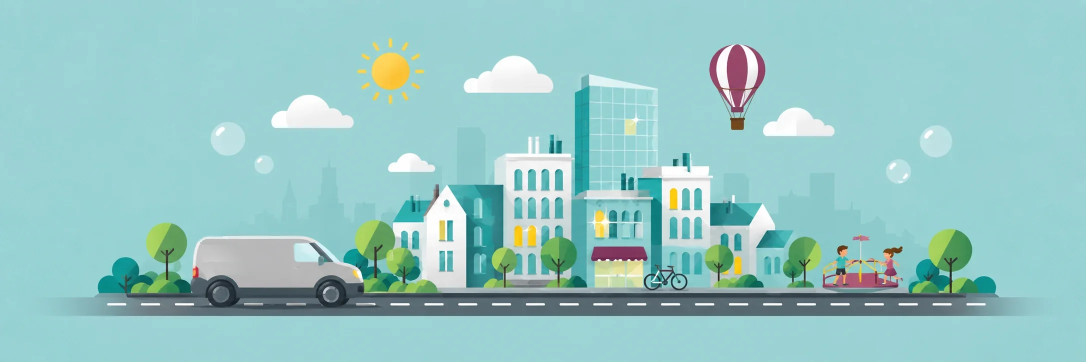
#> input picture bilder/hero-scene.webp, 2172 x 724 px, found by its file name (shown at 1/2 size)
$ python hode-oslo.py
#> lines starting #> are read from the running program, lines starting #| are printed output that depends on the picture; after the words box and inside, x2 and y2 are one past the last pixel; in counts of white or black regions, pixels touching at a corner belong together
#!/usr/bin/env python3
"""Lager bilder/hode-oslo.{webp,jpg}: utsnitt av Oslo-scenen til sidehodene, med byhus under ballongen og Rådhuset bak.

Ricky 2026-10-14, etter at Stavanger-sidehodet (hode-stavanger.py) ble godkjent: samme grep for Oslo, så man ser hvilken by
man er i også på undersidene. Husene er de hvite og turkise byhusene rett under ballongen i scenen, løftet HUS_LOFT px;
bak står Rådhuset (to firkantede tårn og en lav fløy) som silhuett, tegnet i samme dempede farge som Stavangers.
Oslos svake bakgrunnsskyline flates ut til himmelen først, så den ikke blander seg med Rådhuset.

Kjør fra repo-roten: python3 verktoy/hode-oslo.py"""
from PIL import Image, ImageDraw
import numpy as np
from scipy.ndimage import binary_closing, binary_opening, binary_fill_holes, gaussian_filter

def farge_til_alfa(rgb, bakgrunn):
    """GIMPs «farge til alfa»: hver piksel p skrives som F over bakgrunnen B med minst mulig dekning, p = a·F + (1 − a)·B. Himmelen
    blir gjennomsiktig og motivene beholder fargen sin, så sidehodets egen bakgrunn (som er en gradient og ikke flat himmelfarge)
    skinner gjennom. En flat himmel i bildet ga et synlig rektangel med annen form enn bandet rundt (Ricky 2026-10-14)."""
    p = np.clip(rgb, 0, 255)
    opp = np.where(p > bakgrunn, (p - bakgrunn) / np.maximum(255 - bakgrunn, 1), 0)
    ned = np.where(p < bakgrunn, (bakgrunn - p) / np.maximum(bakgrunn, 1), 0)
    alfa = np.maximum(opp, ned).max(axis=2)
    alfa = np.clip((alfa - 0.045) / (1 - 0.045), 0, 1)       # bildestøy i himmelen (under ca. 4,5 %) skal ikke bli et synlig slør
    trygg = np.maximum(alfa, 1e-6)[..., None]
    f = bakgrunn + (p - bakgrunn) / trygg
    f = np.where(alfa[..., None] > 1e-6, f, bakgrunn)
    return np.dstack([np.clip(f, 0, 255), alfa * 255]).round().astype('uint8')


KILDE = 'bilder/hero-scene.webp'
RUTE = (1110, 40, 2150, 440)           # x0, y0, x1, y1 i scenen (2172 × 724)
HIMMEL = np.array([0x9A, 0xD2, 0xD5], float)
DELTA = np.array([9.5, 6.0, 7.0])      # hvor mye mørkere scenens silhuetter er per styrkeenhet (målt i Stavanger-scenen)

scene = np.asarray(Image.open(KILDE).convert('RGB')).astype(float)
a = scene[RUTE[1]:RUTE[3], RUTE[0]:RUTE[2]].copy()
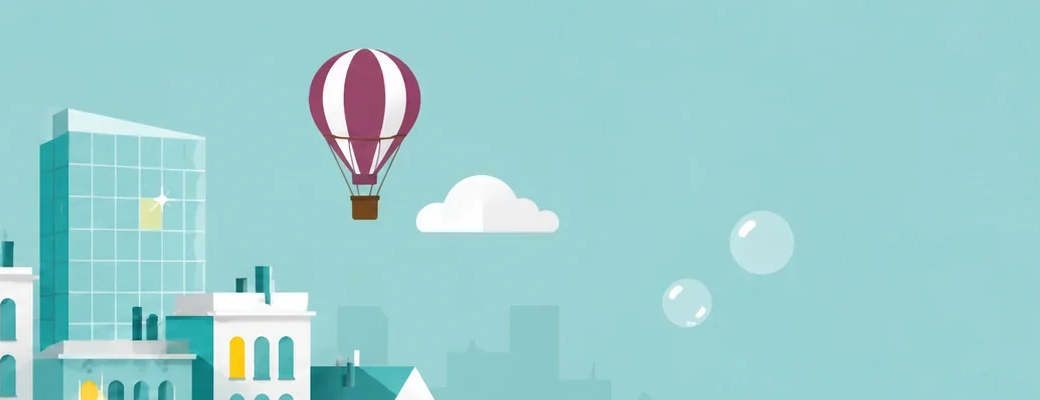
#> a: shape (400, 1040, 3) float64; mean R, G, B 154.9, 207, 208.4
hoyde, bredde = a.shape[:2]
#> hoyde = 400; bredde = 1040
hjorner = np.concatenate([a[:10, :10].reshape(-1, 3), a[:10, -10:].reshape(-1, 3), a[:10, 300:310].reshape(-1, 3)])
#> hjorner = 300 rows, first 8: [156, 210, 213], [156, 210, 213], [156, 210, 213], [156, 210, 213], [156, 210, 213], [156, 210, 213], [156, 210, 213], [156, 210, 213]
sky = np.median(hjorner, axis=0)
#> sky = [155, 209, 211]
avstand = np.sqrt(((a - sky) ** 2).sum(axis=2))
vekt = np.clip(1 - (avstand - 6) / 18, 0, 1)[..., None]     # samme terskel som hode-ballong.py: skylinen i bakgrunnen blir himmel
ut_a = a * (1 - vekt) + HIMMEL * vekt

# Husene og skyskraperen (Ricky 2026-10-14: «Oslo er hovedstaden og storbyen, så vis Skyskraperen»): glasstårnet, den hvite
# blokken med skorsteiner og huset med turkist tak står sammen i scenen, og løftes som én gruppe HUS_LOFT px så de står under
# ballongen. Alt som ligger i gruppens rute, og alt under y = TOM_FRA, fjernes fra utsnittet først (trær, lekeplass, vei, og
# gruppen på sin opprinnelige plass), ellers ville de løftede byggene bare blitt en høyere versjon av de nederste.
# Glasstårnet har ruter som nesten har himmelfarge, så omrisset tas fra en polygon (taket skrår) og ikke fra fargeavstand.
HUS = (1146, 145, 1580, 582)           # x0, y0, x1, y1 i scenen
HUS_LOFT = 72
TOM_FRA = 300
TARN = [(1150, 166), (1178, 149), (1318, 178), (1318, 420), (1150, 420)]    # glasstårnets omriss i scenen
yy, xx = np.mgrid[0:hoyde, 0:bredde]
X, Y = xx + RUTE[0], yy + RUTE[1]
BALLONG_X = 1410                        # fra og med denne x og over TOM_FRA ligger ballong og sky: de skal hverken fjernes eller løftes
# Boblen i scenen (1870, 282) ville havnet midt i hoppbakken, så den fjernes også.
tom = ((Y >= TOM_FRA) | (((X - 1870) ** 2 + (Y - 282) ** 2) < 52 ** 2)
       | ((X < HUS[0]) & (Y >= HUS[1])) | ((X >= HUS[0]) & (X < BALLONG_X) & (Y >= HUS[1]) & (Y < HUS[3])))
ut_a = np.where(tom[..., None], HIMMEL, ut_a)

hx0, hy0, hx1, hy1 = HUS
bit = scene[hy0:hy1, hx0:hx1]
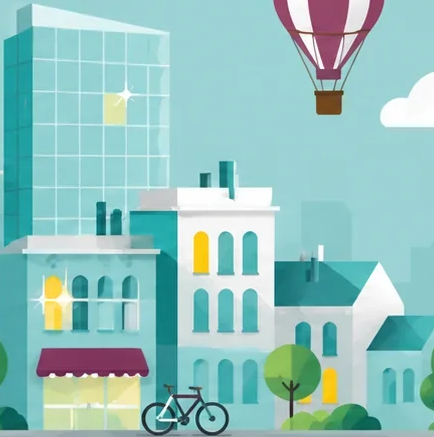
#> bit: shape (437, 434, 3) float64; mean R, G, B 146, 195.3, 192.1
obj = np.sqrt(((bit - sky) ** 2).sum(axis=2)) > 48
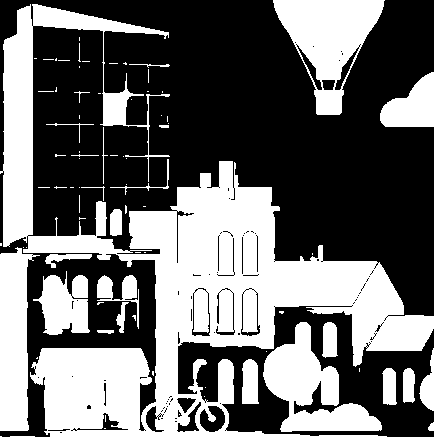
#> obj: shape (437, 434) bool; 41.9% white; 81 white regions (54 under 20 px), largest, box (x1, y1, x2, y2) and area: (0, 4, 434, 437) 53098, (273, 0, 385, 115) 6397, (263, 322, 382, 432) 5840
tl = Image.new('L', (hx1 - hx0, hy1 - hy0), 0)
#> tl: PIL image 434x437 L; every value is 0
ImageDraw.Draw(tl).polygon([(x - hx0, y - hy0) for x, y in TARN], fill=255)
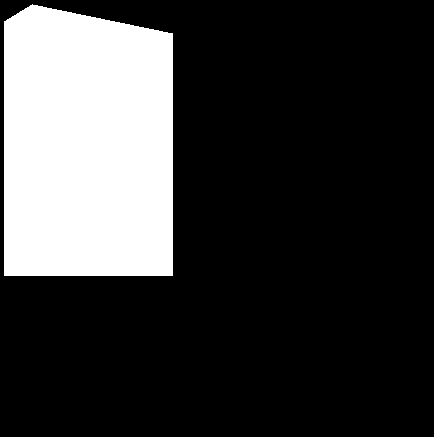
#> tl: PIL image 434x437 L; 23% white; 1 white region, box (x1, y1, x2, y2) and area: (4, 4, 173, 276) 43616
obj |= np.asarray(tl) > 0
byy, bxx = np.mgrid[hy0:hy1, hx0:hx1]
obj &= ~((bxx >= BALLONG_X) & (byy < TOM_FRA))
#> obj: shape (437, 434) bool; 52.4% white; 76 black regions (55 under 20 px), largest, box (x1, y1, x2, y2) and area: (0, 0, 434, 321) 66044, (178, 305, 434, 437) 14095, (0, 276, 156, 437) 7561
obj = binary_opening(binary_closing(obj, np.ones((5, 5))), np.ones((3, 3)))
#> obj: shape (437, 434) bool; 53% white; 10 black regions, largest, box (x1, y1, x2, y2) and area: (0, 0, 434, 437) 81308, (27, 276, 156, 371) 6019, (200, 406, 225, 432) 436
obj = binary_fill_holes(obj)
#> obj: shape (437, 434) bool; 57.1% white; 1 black region, box (x1, y1, x2, y2) and area: (0, 0, 434, 437) 81308
alfa = np.clip(gaussian_filter(obj.astype(float), 0.7) * 1.15, 0, 1)
oy, ox = hy0 - RUTE[1] - HUS_LOFT, hx0 - RUTE[0]
rader = min(bit.shape[0], hoyde - oy)
#> rader = 367
ut_a[oy:oy + rader, ox:ox + bit.shape[1]] = (ut_a[oy:oy + rader, ox:ox + bit.shape[1]] * (1 - alfa[:rader, :, None]) + bit[:rader] * alfa[:rader, :, None])


# Holmenkollen-bakken bak til høyre (Ricky 2026-10-14: «noe i bakgrunnen»), tegnet etter hans side-bilde av bakken (960 × 720 px;
# koordinatene under er målt i det bildet): dommerlugaren øverst til høyre, et langt tilløp som faller bratt fra tårnet og
# flater ut mot venstre (konkav kurve, ca. 40 px tykt), én bred pilar under, og hoppkanten med en lav skråning videre mot venstre.
# Tidligere utgaver (tårn til venstre, tynne stolper, kuppel) ble avvist: «harpe», så «mer fra siden».
# Samme dempede silhuettfarge som Stavangers Domkirke og plattformer; tegnes bare der pikslene er himmel, så ballong, sky og hus
# står foran.
HK_K, HK_X, HK_BUNN, SS = 0.5, 868, hoyde - 70, 3        # bildepiksel -> utsnittspiksel; lugarens høyre kant og pilarfoten (bildets y 525)
#> HK_K = 0.5; HK_X = 868; HK_BUNN = 330; SS = 3
hk = Image.new('L', (bredde * SS, hoyde * SS), 0)
#> hk: PIL image 3120x1200 L; every value is 0
dh = ImageDraw.Draw(hk)
def hp(px, py): return ((HK_X - (806 - px) * HK_K) * SS, (HK_BUNN - (525 - py) * HK_K) * SS)
def hpoly(pts): dh.polygon([hp(*p) for p in pts], fill=255)
hpoly([(738, 172), (806, 172), (806, 206), (738, 206)])                               # dommerlugaren
hpoly([(806, 206), (760, 226), (700, 272), (640, 318), (560, 368), (480, 418), (400, 456), (320, 488), (240, 505), (215, 508),
       (215, 522), (240, 522), (300, 510), (400, 487), (500, 447), (600, 387), (650, 347), (700, 312), (760, 264), (790, 234), (806, 218)])   # tilløpet
hpoly([(612, 340), (680, 330), (680, 900), (612, 900)])                               # den brede pilaren
hpoly([(215, 508), (170, 520), (120, 545), (60, 590), (0, 650), (-60, 730), (-60, 900), (215, 900)])      # skråningen videre mot venstre
hpoly([(215, 545), (400, 525), (560, 505), (700, 470), (806, 430), (1300, 380), (1300, 900), (215, 900)])   # skogkledd åsside under tilløpet
lav = Image.new('L', (bredde * SS, hoyde * SS), 0)
LAV_ALFA = 0.0
hk_alfa = np.asarray(hk.resize((bredde, hoyde), Image.LANCZOS)).astype(float)[..., None] / 255
lav_alfa = np.asarray(lav.resize((bredde, hoyde), Image.LANCZOS)).astype(float)[..., None] / 255 * LAV_ALFA
#> lav_alfa: shape (400, 1040, 1) float64; every value is 0
hk_alfa = np.maximum(hk_alfa, lav_alfa)
sky_aktig = (np.abs(ut_a - HIMMEL).max(2) < 9)[..., None]
#> sky_aktig: shape (400, 1040, 1) bool; 78.3% white; 41 black regions (29 under 20 px), largest, box (x1, y1, x2, y2) and area: (37, 37, 469, 400) 70621, (308, 47, 422, 221) 12314, (415, 174, 560, 235) 5825
ut_a = np.where(sky_aktig, ut_a * (1 - hk_alfa) + (HIMMEL - DELTA * 2.6) * hk_alfa, ut_a)

ut = Image.fromarray(farge_til_alfa(ut_a, HIMMEL), 'RGBA')
#> in farge_til_alfa, `alfa = np.maximum(opp, ned).max(axis=2)`:
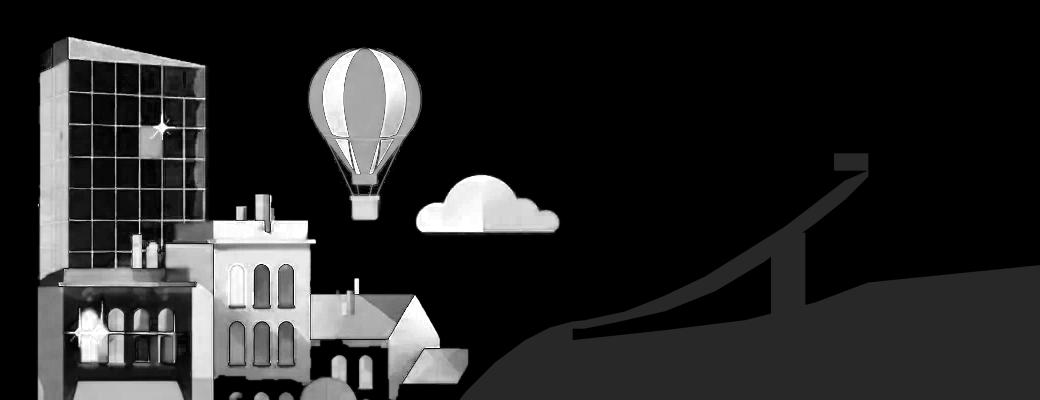
#> alfa: shape (400, 1040) float64; min 0, max 1, mean 0.153
#> in farge_til_alfa, `f = np.where(alfa[..., None] > 1e-6, f, bakgrunn)`:
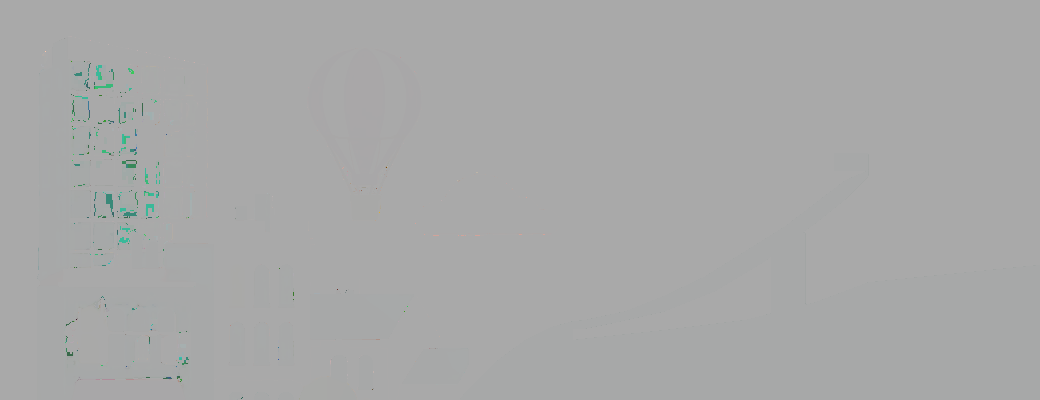
#> f: shape (400, 1040, 3) float64; mean R, G, B 66.3, 171.9, 153.3; drawn with min black and max white
#> in farge_til_alfa, `return np.dstack([np.clip(f, 0, 255), alfa * 255]).round().astype('uin..`:
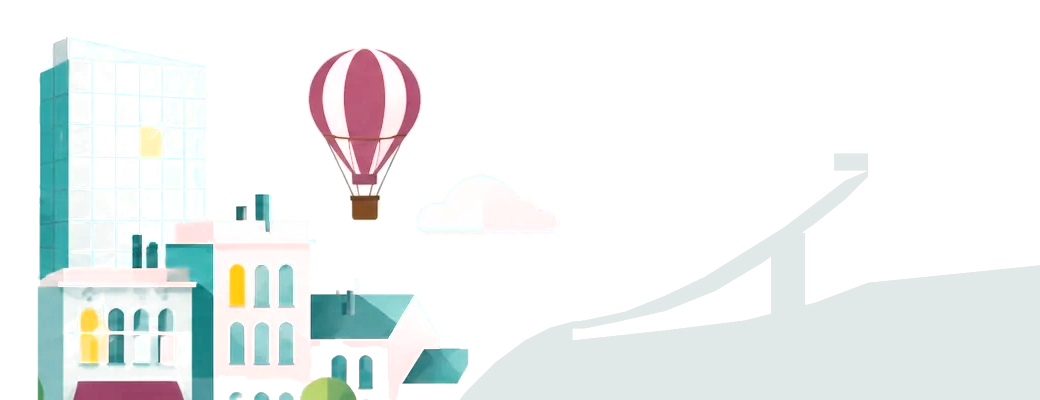
#> returned value: shape (400, 1040, 4); mean of channels 0, 1, 2, 3 125.3, 180.1, 176.4, 36.2; transparent parts drawn white
ut.save('bilder/hode-oslo.webp', quality=90, alpha_quality=100, method=6)
ut.save('bilder/hode-oslo.png', optimize=True)
print(ut.size, 'sky', sky.round(1))
#| (1040, 400) sky [155. 209. 211.]
